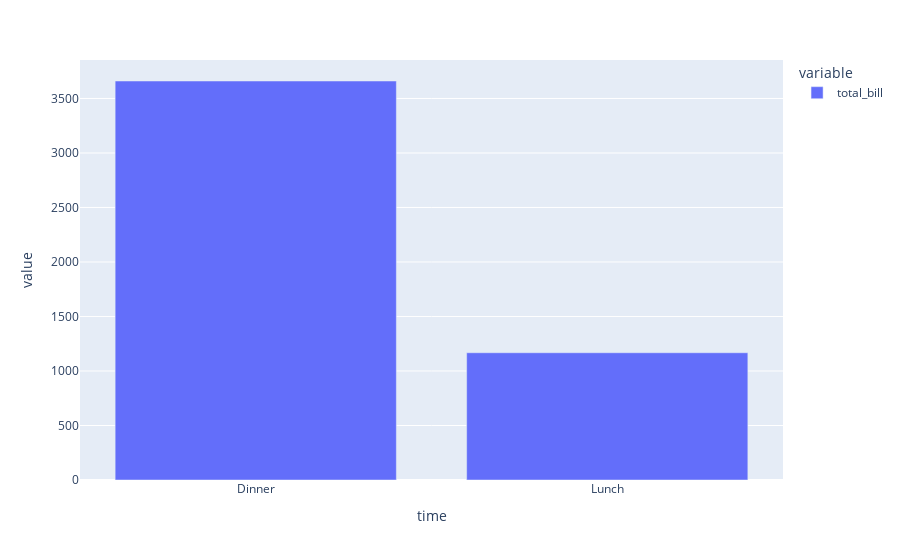

Notebook code cell kept with this figure:
### Markdown cell above
With a bit of `pandas` manipulation with `groupby`, we can see that the weekends are clear winners in revenue. We can do the same for the time of the day:

### Code cell
tips.groupby("time")["total_bill"].sum().plot(kind="bar")

### Figure 1 — Plotly figure (JSON) as saved in the notebook; plotly's stock layout.template omitted (floating-point values rounded to 4 significant figures)
{"data": [{"alignmentgroup": "True", "hovertemplate": "variable=total_bill<br>time=%{x}<br>value=%{y}<extra></extra>", "legendgroup": "total_bill", "marker": {"color": "#636efa"}, "name": "total_bill", "offsetgroup": "total_bill", "orientation": "v", "showlegend": true, "textposition": "auto", "type": "bar", "x": ["Dinner", "Lunch"], "xaxis": "x", "y": [3660.0, 1167.0], "yaxis": "y"}], "layout": {"autosize": true, "barmode": "relative", "legend": {"title": {"text": "variable"}, "tracegroupgap": 0}, "margin": {"t": 60}, "xaxis": {"anchor": "y", "autorange": true, "domain": [0, 1], "range": [-0.5, 1.5], "title": {"text": "time"}, "type": "category"}, "yaxis": {"anchor": "x", "autorange": true, "domain": [0, 1], "range": [0, 3853.0], "title": {"text": "value"}, "type": "linear"}}}
